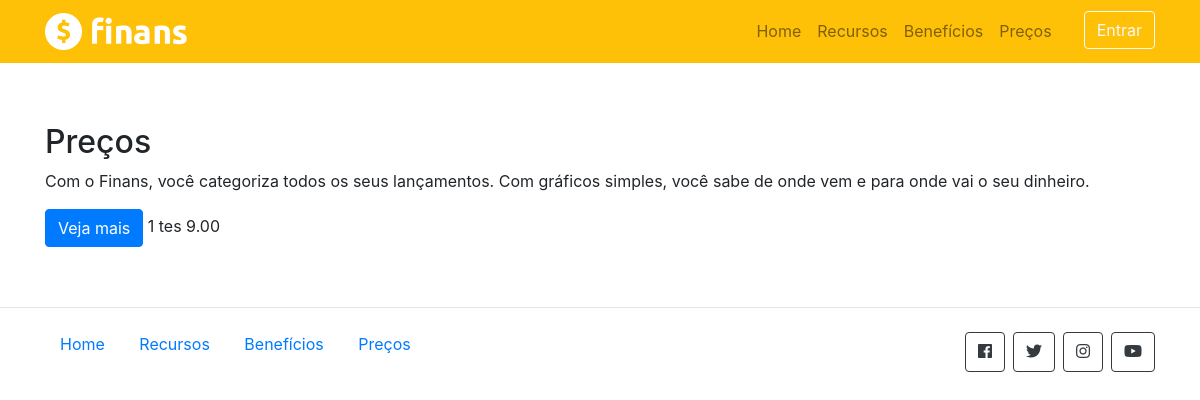
Before: /precos/ with the older database file.
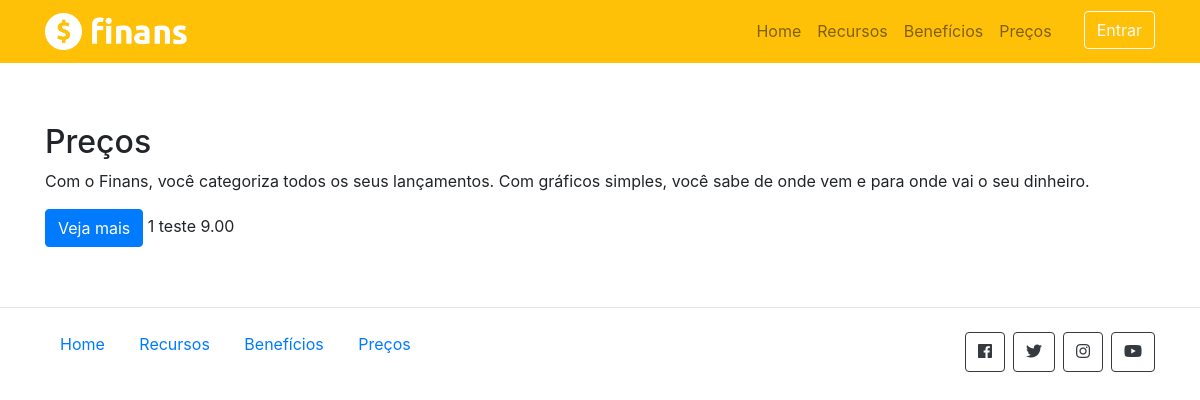
After: the same page with the newer database file.
### sitefinanceira/models.py (models this page shows, shortened)
class Precos(models.Model):
    nome = models.CharField('Nome', max_length=100)
    preco = models.DecimalField('Preço', decimal_places=2, max_digits=8)

### sitefinanceira/views.py (the view)
# urls.py: path('precos/', views.precos),
def precos(request):
    data = { }
    data['db'] = Precos.objects.all()
    return render(request, 'precos.html',data)

### sitefinanceira/templates/precos.html (shortened to what this page needs)
{% extends 'base.html' %}
{% load static %}
{% block conteudo %}
    <section class="caixa">
      <div class="container">
        <div class="row">
          <div class="col-md-12 d-flex">
            <div class="align-self-center">
              <h2>Preços</h2>
              <p>
                Com o Finans, você categoriza todos os seus lançamentos. Com gráficos simples, você sabe de onde vem e para onde vai o seu dinheiro.
              </p>
              <a href="" class="btn btn-primary">Veja mais</a>
            {% for dbs in db %}
              <tr>
                <th>{{dbs.id}}</th>
                <td>{{dbs.nome}}</td>
                <td>{{dbs.preco}}</td>
              </tr>
              {% endfor %}
            </div>
          </div>
        </div>
      </div>
    </section>
{% endblock %}

Changed rows visible on the page:
changed Precos id 1: nome "tes" → "teste"
